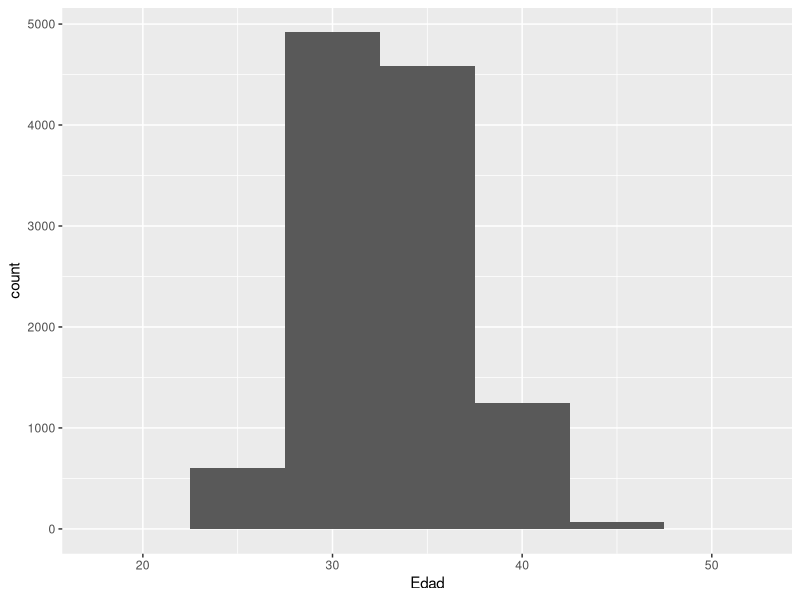
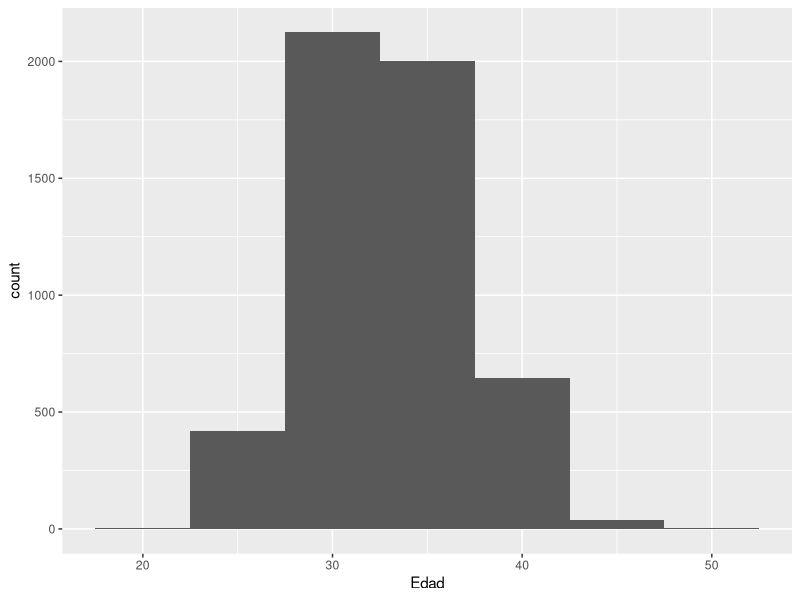
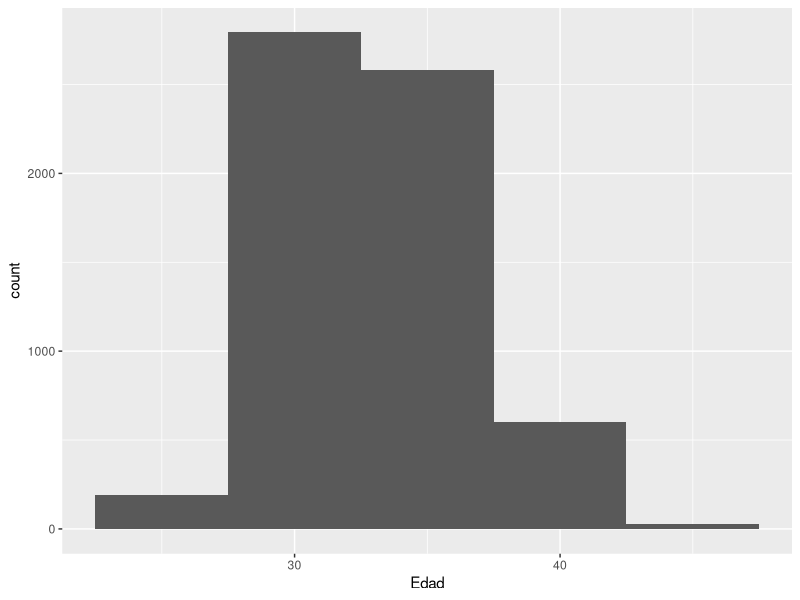
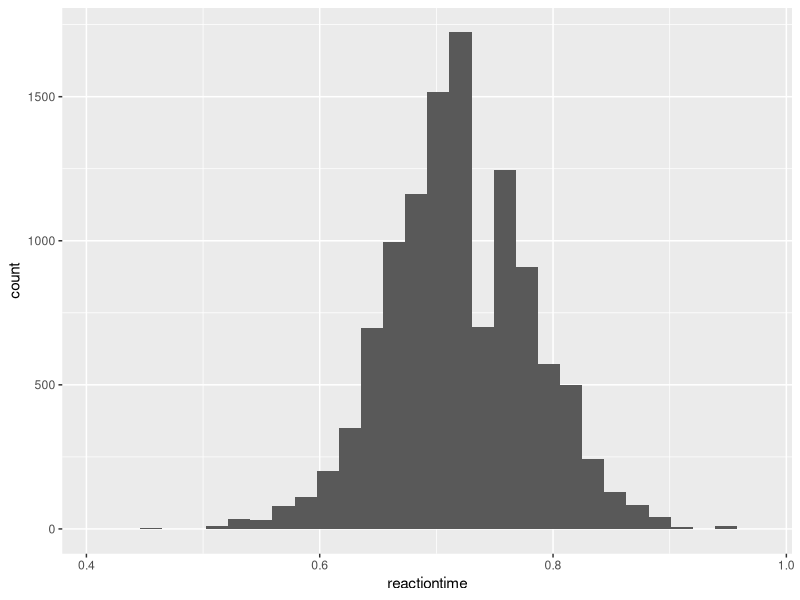

Write R code to recreate these figures, in order. (Note: this script raises an error after producing the figures.)
## ---- chunk 1
knitr::opts_chunk$set(echo = TRUE)
# Cargamos las librerias que vamos necesitando a lo largo del codigo
library(dplyr)
library(rstatix)
library(ggplot2)
## ---- chunk 2
datos2015 <- read.csv("datos/2015_FINA.csv", header = TRUE, sep=',')
dim(datos2015)
## ---- chunk 3
str(datos2015)
## ---- chunk 4
head(datos2015,1)
#enseña la primera observación de la base de datos

## ---- chunk 5
datos2015$gender<-as.factor(datos2015$gender)
## ---- chunk 6
summary(datos2015)
## ---- chunk 7
datos2015<- datos2015 %>% convert_as_factor(gender,name,round, stroke)
## ---- chunk 8
cat("Género")
table(datos2015$gender)
cat('\n', "Ronda")
table(datos2015$round)
cat('\n',"Distancias")
table(datos2015$distance)
cat('\n', "Estilo de nado")
table(datos2015$stroke)
## ---- chunk 9
datos2015$birthdate <- as.Date(datos2015$birthdate)

# Calcular la edad
today <- Sys.Date()  # Obtener la fecha actual
datos2015$Edad <- as.numeric(difftime(today, datos2015$birthdate, units = "weeks")) %/% 52  # Convertir de semanas a años

# Mostrar los datos con la nueva columna de Edad
head(datos2015)
## ---- chunk 10
hist_var <- ggplot(data = datos2015) +
geom_histogram(mapping = aes(x = Edad), binwidth = 5)
hist_var
## ---- chunk 11
hist_varF <- ggplot(data = subset(datos2015,gender== 'F')) +
geom_histogram(mapping = aes(x = Edad), binwidth = 5)

hist_varM <- ggplot(data = subset(datos2015,gender== 'M'))+
geom_histogram(mapping = aes(x = Edad), binwidth = 5)
hist_varF 
hist_varM

## ---- chunk 12
p<-ggplot(datos2015,aes(x=reactiontime))+geom_histogram()
p

## ---- chunk 13
datos_filtrados <- datos2015 %>%
  filter(codeid == '3') %>%
  select(reactiontime, swimtime, cumswimtime, splitswimtime)

# Mostrar el DataFrame filtrado
head(datos_filtrados)

